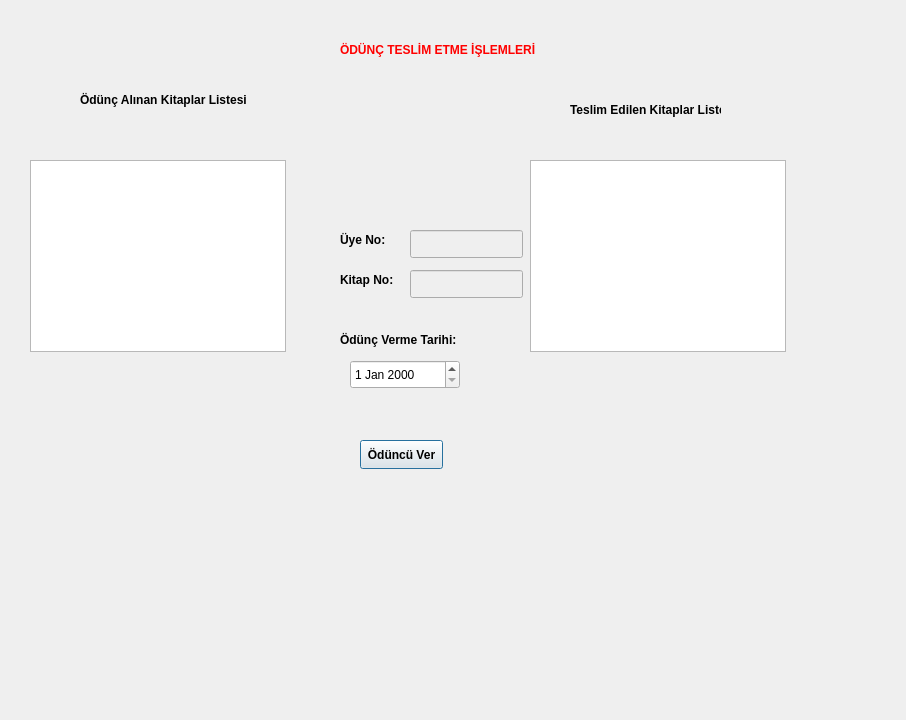
<?xml version="1.0" encoding="UTF-8"?>
<ui version="4.0">
 <class>Oduncteslimetmeislemleri</class>
 <widget class="QDialog" name="Oduncteslimetmeislemleri">
  <property name="geometry">
   <rect>
    <x>0</x>
    <y>0</y>
    <width>906</width>
    <height>720</height>
   </rect>
  </property>
  <property name="windowTitle">
   <string>Dialog</string>
  </property>
  <widget class="QLabel" name="label">
   <property name="geometry">
    <rect>
     <x>340</x>
     <y>40</y>
     <width>241</width>
     <height>20</height>
    </rect>
   </property>
   <property name="palette">
    <palette>
     <active>
      <colorrole role="WindowText">
       <brush brushstyle="SolidPattern">
        <color alpha="255">
         <red>255</red>
         <green>0</green>
         <blue>0</blue>
        </color>
       </brush>
      </colorrole>
     </active>
     <inactive>
      <colorrole role="WindowText">
       <brush brushstyle="SolidPattern">
        <color alpha="255">
         <red>255</red>
         <green>0</green>
         <blue>0</blue>
        </color>
       </brush>
      </colorrole>
     </inactive>
     <disabled/>
    </palette>
   </property>
   <property name="font">
    <font>
     <bold>true</bold>
    </font>
   </property>
   <property name="text">
    <string>ÖDÜNÇ TESLİM ETME İŞLEMLERİ</string>
   </property>
  </widget>
  <widget class="QLabel" name="label_2">
   <property name="geometry">
    <rect>
     <x>80</x>
     <y>90</y>
     <width>221</width>
     <height>20</height>
    </rect>
   </property>
   <property name="font">
    <font>
     <bold>true</bold>
    </font>
   </property>
   <property name="text">
    <string>Ödünç Alınan Kitaplar Listesi</string>
   </property>
  </widget>
  <widget class="QLabel" name="label_3">
   <property name="geometry">
    <rect>
     <x>570</x>
     <y>100</y>
     <width>151</width>
     <height>20</height>
    </rect>
   </property>
   <property name="font">
    <font>
     <bold>true</bold>
    </font>
   </property>
   <property name="text">
    <string>Teslim Edilen Kitaplar Listesi</string>
   </property>
  </widget>
  <widget class="QLabel" name="label_4">
   <property name="geometry">
    <rect>
     <x>340</x>
     <y>230</y>
     <width>63</width>
     <height>20</height>
    </rect>
   </property>
   <property name="font">
    <font>
     <bold>true</bold>
    </font>
   </property>
   <property name="text">
    <string>Üye No:</string>
   </property>
  </widget>
  <widget class="QLabel" name="label_5">
   <property name="geometry">
    <rect>
     <x>340</x>
     <y>270</y>
     <width>63</width>
     <height>20</height>
    </rect>
   </property>
   <property name="font">
    <font>
     <bold>true</bold>
    </font>
   </property>
   <property name="text">
    <string>Kitap No:</string>
   </property>
  </widget>
  <widget class="QLabel" name="label_6">
   <property name="geometry">
    <rect>
     <x>340</x>
     <y>330</y>
     <width>141</width>
     <height>20</height>
    </rect>
   </property>
   <property name="font">
    <font>
     <bold>true</bold>
    </font>
   </property>
   <property name="text">
    <string>Ödünç Verme Tarihi:</string>
   </property>
  </widget>
  <widget class="QLineEdit" name="lineEdit_uyeno">
   <property name="enabled">
    <bool>false</bool>
   </property>
   <property name="geometry">
    <rect>
     <x>410</x>
     <y>230</y>
     <width>113</width>
     <height>28</height>
    </rect>
   </property>
  </widget>
  <widget class="QLineEdit" name="lineEdit_kitapno">
   <property name="enabled">
    <bool>false</bool>
   </property>
   <property name="geometry">
    <rect>
     <x>410</x>
     <y>270</y>
     <width>113</width>
     <height>28</height>
    </rect>
   </property>
  </widget>
  <widget class="QDateEdit" name="dateEdit">
   <property name="geometry">
    <rect>
     <x>350</x>
     <y>360</y>
     <width>110</width>
     <height>29</height>
    </rect>
   </property>
  </widget>
  <widget class="QTableView" name="tableView_oduncalinankitaplar">
   <property name="geometry">
    <rect>
     <x>30</x>
     <y>160</y>
     <width>256</width>
     <height>192</height>
    </rect>
   </property>
  </widget>
  <widget class="QTableView" name="tableView_teslimedilenkitaplar">
   <property name="geometry">
    <rect>
     <x>530</x>
     <y>160</y>
     <width>256</width>
     <height>192</height>
    </rect>
   </property>
  </widget>
  <widget class="QPushButton" name="btn_oduncuver">
   <property name="geometry">
    <rect>
     <x>360</x>
     <y>440</y>
     <width>83</width>
     <height>29</height>
    </rect>
   </property>
   <property name="font">
    <font>
     <bold>true</bold>
    </font>
   </property>
   <property name="text">
    <string>Ödüncü Ver</string>
   </property>
  </widget>
 </widget>
 <resources/>
 <connections/>
</ui>
